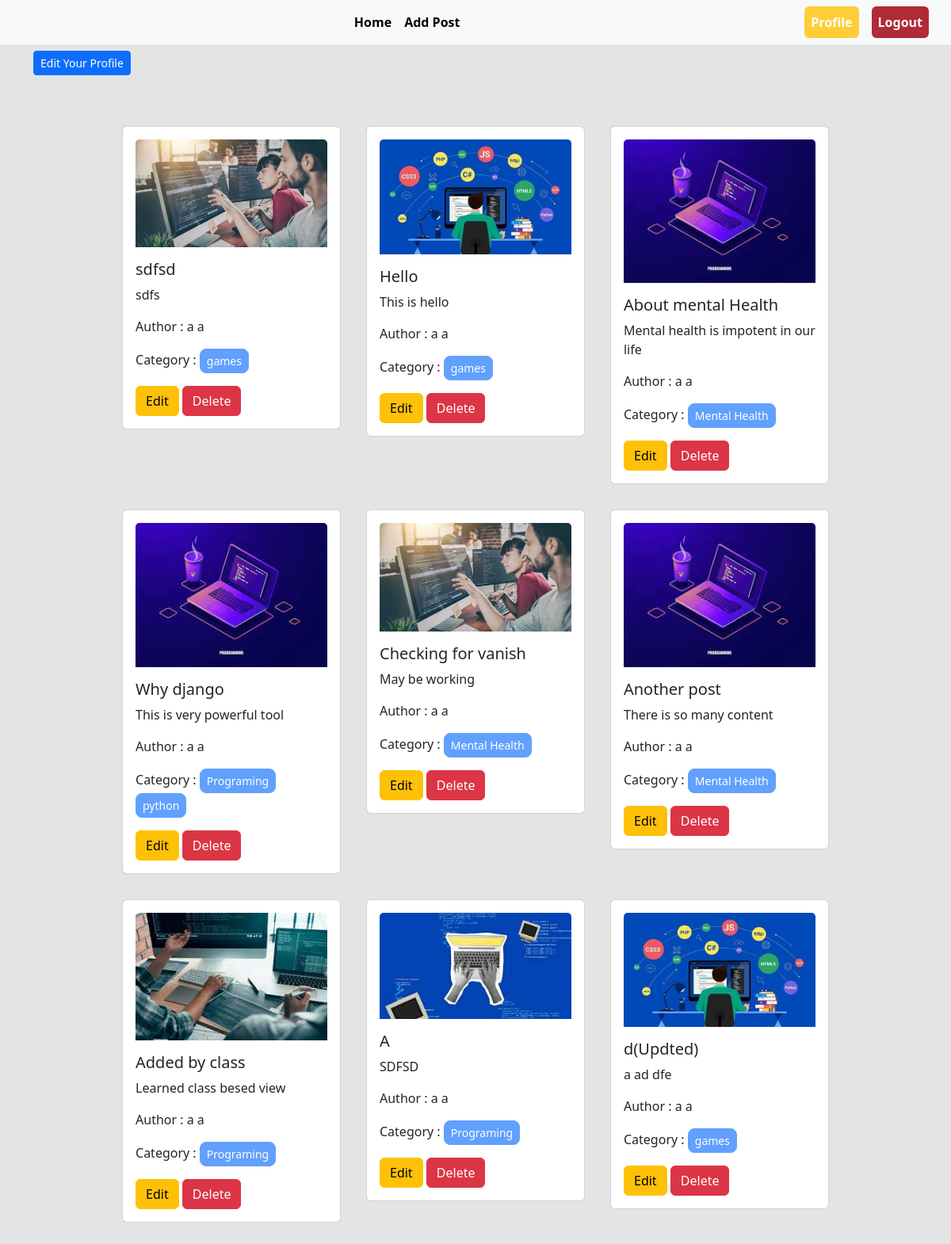
/author/profile/ (signed in), run on an earlier commit of the app's database.
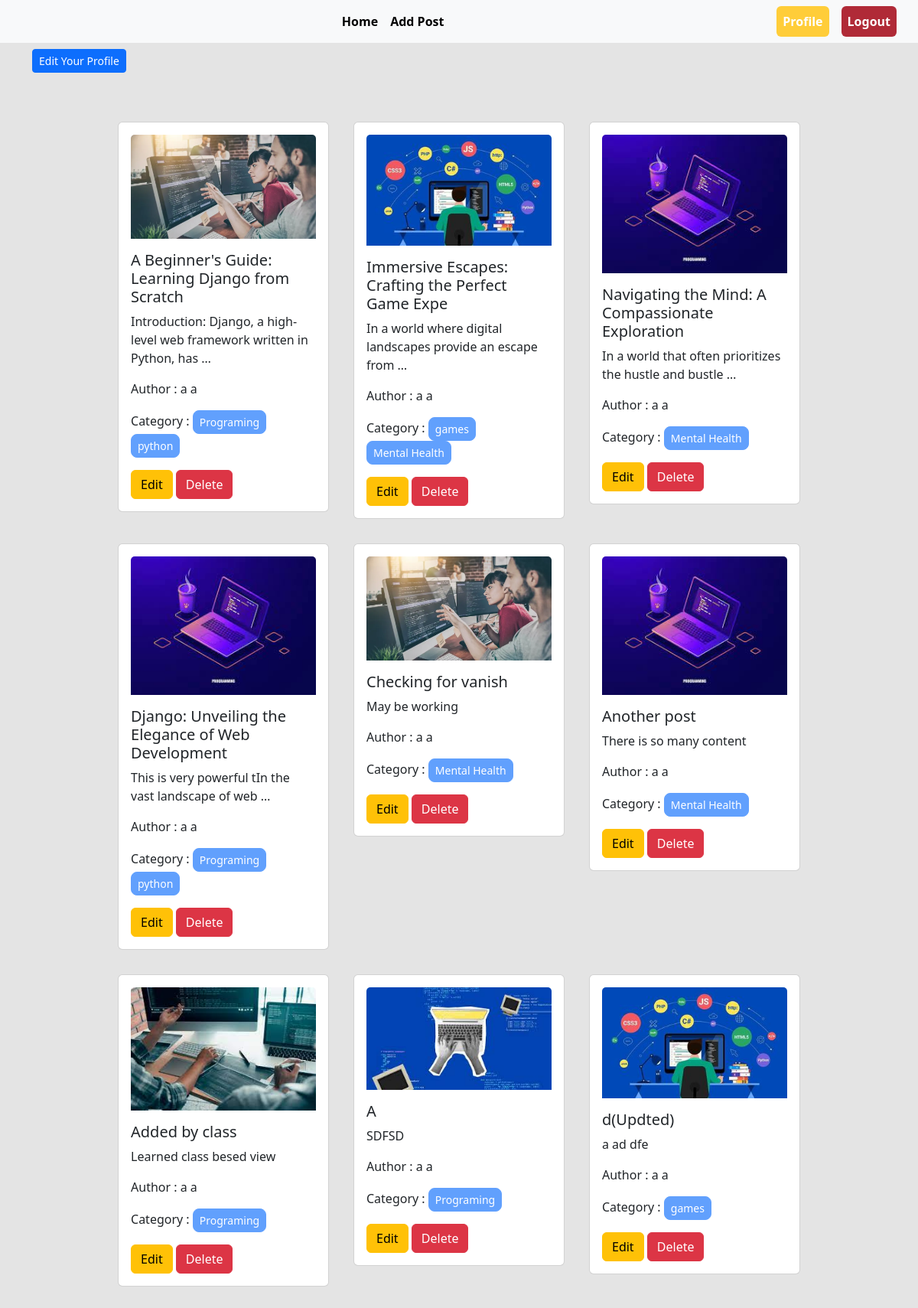
And on a later commit of the database.
### posts/models.py (models this page shows, shortened)
class Post(models.Model):
    title = models.CharField(max_length=50)
    content = models.TextField()
    category = models.ManyToManyField(Category)
    author = models.ForeignKey(User, on_delete=models.CASCADE)
    image = models.ImageField(upload_to='posts/media/uploads/',blank = True, null = True)

### categories/models.py (models this page shows, shortened)
class Category(models.Model):
    name = models.CharField(max_length=100)
    slug = models.SlugField(max_length=100,unique=True, null=True, blank=True)

### author/views.py (the view)
# urls.py: path('profile/', views.user_profile, name='profile'),
@login_required
def user_profile(request):
    data = Post.objects.filter(author = request.user)
    return render(request, 'user_profile.html',{'data':data})

### author/templates/user_profile.html
{% extends 'base.html' %}
{% block content%}
    <div class='container pt-5 mt-3'>
        <a class='btn btn-primary btn-sm text-center' href="{%url 'edit_profile'%}">Edit Your Profile</a>
        <div class="d-flex flex-wrap justify-content-center px-5 m-5 ">
            {% for post in data%}
             <div class="col-sm-4 p-3">
                 <div class="card">
                 <div class="card-body">
                    <img src="{{post.image.url}}" alt="" class="card-img-top pb-3">
                     <h5 class="card-title">{{post.title}}</h5>
                     <p class="card-text">{{post.content | truncatewords:10}}</p>
                     <p class='card-text'>Author : {{post.author.first_name}} {{post.author.last_name}}</p>
                     <p>
                         Category :
                         {% for cat in post.category.all %}
                         <button class='btn btn-primary btn-sm disabled rounded rounded-3'>{{cat.name}}</button>
                         {% endfor%}
                     </p>
                     <a href="{% url 'edit_post' post.id%}" class="btn btn-warning">Edit</a>
                     <a href="{% url 'delete_post' post.id %}" class="btn btn-danger">Delete</a>
                 </div>
                 </div>
             </div>
            {% endfor%}
           </div>
    </div>
{%endblock%}

### templates/base.html (shortened to what this page needs)
<!doctype html>
<html lang="en">
  <head>
    <link href="https://cdn.jsdelivr.net/npm/bootstrap@5.3.2/dist/css/bootstrap.min.css" rel="stylesheet">
  </head>
  <body  style='background-color:#e4e4e4'>
   <nav class="fixed-top navbar navbar-expand-lg bg-body-tertiary">
    <div class="container-fluid">
      <div class="collapse navbar-collapse" id="navbarSupportedContent">
        <ul class="navbar-nav m-auto mb-2 mb-lg-0">
          <li class="nav-item">
            <a class="nav-link active fw-bold" aria-current="page" href="{% url 'homepage' %}">Home</a>
          </li>
          {% if request.user.is_authenticated %}
            <li class="nav-item">
              <a class="nav-link active  fw-bold" aria-current="page" href="{% url 'add_post' %}">Add Post</a>
            </li>
          {% endif %}
        </ul>
        <div class="d-flex" role="search">
          <ul class="navbar-nav m-auto mb-2 mb-lg-0">
            {% if request.user.is_authenticated %}
              <li class="nav-item">
                <a class="nav-link active btn btn-warning fw-bold text-white" aria-current="page" href="{% url 'profile' %}">Profile</a>
              </li>
              <li class="nav-item">
                <a class="nav-link active btn btn-danger fw-bold text-white mx-3" aria-current="page" href="{% url 'user_logout' %}">Logout</a>
              </li>
            {% endif %}
          </ul>
        </div>
      </div>
    </div>
  </nav>
  {% block content%}
  {% endblock %}
  </body>
</html>

What changed in the data, as far as the page shows it:
changed Post: title "sdfsd" → "A Beginner's Guide: Learning Django from Scratch"; content "sdfs" → "Introduction: Django, a high-level web framework written in Python, has …"; gains Category (name "Programing"); gains Category (name "python"); loses Category (name "games")
changed Post: title "Hello" → "Immersive Escapes: Crafting the Perfect Game Expe"; content "This is hello" → "In a world where digital landscapes provide an escape from …"; gains Category (name "Mental Health")
changed Post: title "About mental Health" → "Navigating the Mind: A Compassionate Exploration"; content "Mental health is impotent in our life" → "In a world that often prioritizes the hustle and bustle …"
changed Post: title "Why django" → "Django: Unveiling the Elegance of Web Development"; content "This is very powerful tool" → "This is very powerful tIn the vast landscape of web …"
